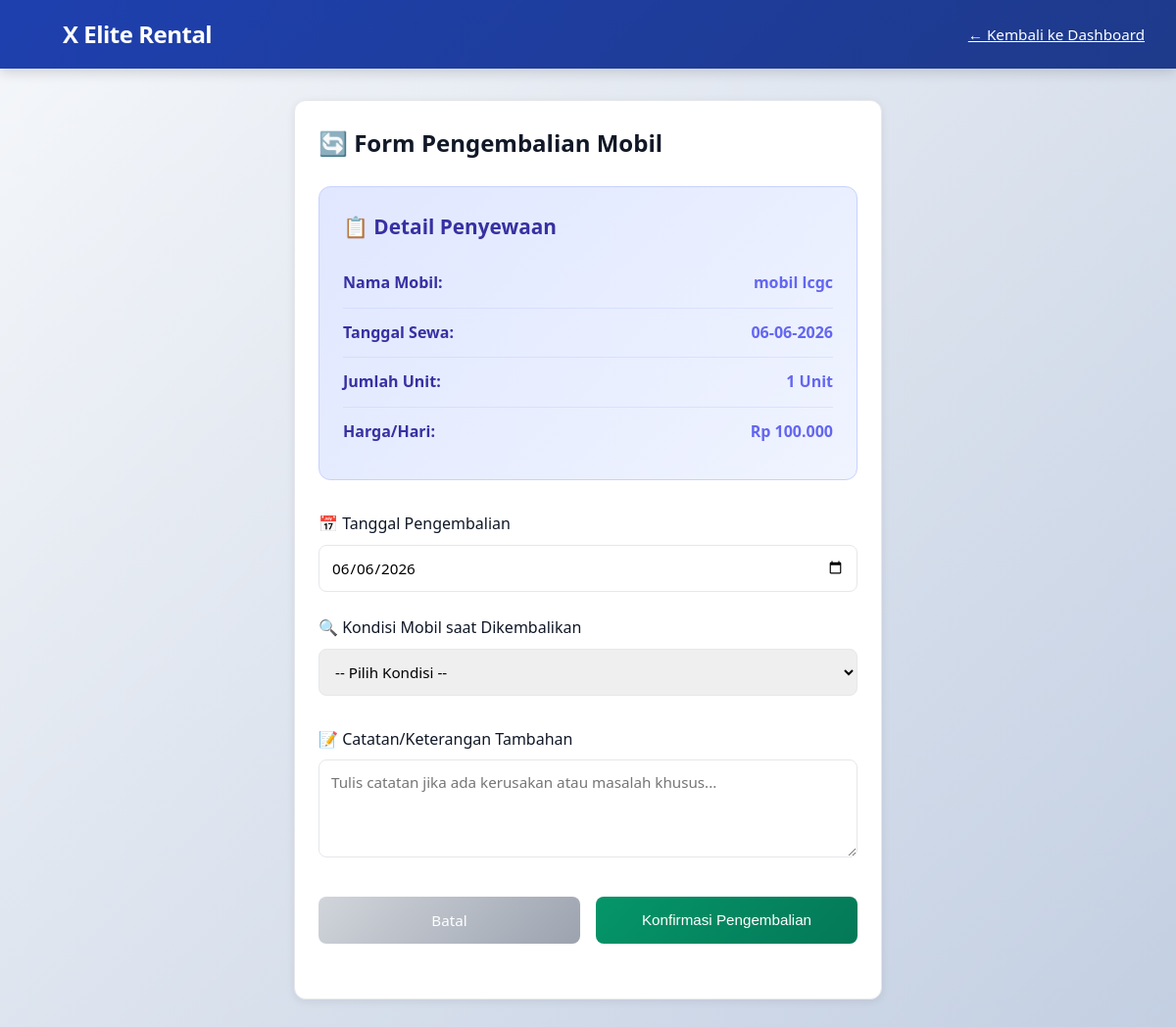
Page /penyewa/kembalikan_mobil.php?id=16 (signed in) on the committed database.
### tables this page shows
CREATE TABLE `penyewaan` (
  `id_sewa` int(11) NOT NULL AUTO_INCREMENT,
  `id_user` int(11) DEFAULT NULL,
  `id_mobil` int(11) DEFAULT NULL,
  `jumlah_sewa` int(11) DEFAULT NULL,
  `tanggal_sewa` date DEFAULT NULL,
  `tanggal_kembali_ekspektasi` date DEFAULT NULL,
  `status_sewa` enum('dipinjam','kembali','pending','approved','rejected') NOT NULL DEFAULT 'dipinjam',
  `tanggal_kembali` date DEFAULT NULL,
  `status_pengembalian` enum('pending','approved','rejected') DEFAULT NULL,
  `kondisi_akhir` varchar(100) DEFAULT NULL,
  `catatan` text DEFAULT NULL,
  `denda` decimal(10,2) DEFAULT 0.00,
  PRIMARY KEY (`id_sewa`)
);

CREATE TABLE `mobil` (
  `id_mobil` int(11) NOT NULL AUTO_INCREMENT,
  `nama_mobil` varchar(100) DEFAULT NULL,
  `jumlah` int(11) DEFAULT NULL,
  `kondisi` varchar(50) DEFAULT NULL,
  `harga_sewa` int(11) DEFAULT NULL,
  `kategori` varchar(50) DEFAULT 'LCGC',
  `gambar` varchar(255) DEFAULT NULL,
  PRIMARY KEY (`id_mobil`)
);

### penyewa/kembalikan_mobil.php (the view, shortened to what this page needs)
<?php
include '../koneksi.php';
$id_sewa = $_GET['id'];
$id_user = $_SESSION['id_user'];
$query = mysqli_query($koneksi, "
    SELECT penyewaan.*, mobil.nama_mobil, mobil.harga_sewa
    FROM penyewaan
    JOIN mobil ON penyewaan.id_mobil = mobil.id_mobil
    WHERE penyewaan.id_sewa = '$id_sewa' AND penyewaan.id_user = '$id_user' AND (penyewaan.tanggal_kembali IS NULL OR penyewaan.tanggal_kembali = '')
");
$data_sewa = mysqli_fetch_assoc($query);
?>
<!DOCTYPE html>
<html lang="id">
<head>
    <link rel="stylesheet" href="../assets/style.css">
</head>
<body>
    <nav class="navbar">
        <a href="#" class="brand">X Elite Rental</a>
        <div class="nav-info">
            <a href="dashboard.php" style="text-decoration: underline;">← Kembali ke Dashboard</a>
        </div>
    </nav>
    <div class="form-container">
        <div class="card">
            <h2 class="mb-3">🔄 Form Pengembalian Mobil</h2>
            <div class="rental-info">
                <h3>📋 Detail Penyewaan</h3>
                <div class="rental-row">
                    <span class="rental-label">Nama Mobil:</span>
                    <span class="rental-value"><?php echo htmlspecialchars($data_sewa['nama_mobil']); ?></span>
                </div>
                <div class="rental-row">
                    <span class="rental-label">Tanggal Sewa:</span>
                    <span class="rental-value"><?php echo date('d-m-Y', strtotime($data_sewa['tanggal_sewa'])); ?></span>
                </div>
                <div class="rental-row">
                    <span class="rental-label">Jumlah Unit:</span>
                    <span class="rental-value"><?php echo $data_sewa['jumlah_sewa']; ?> Unit</span>
                </div>
                <div class="rental-row">
                    <span class="rental-label">Harga/Hari:</span>
                    <span class="rental-value">Rp <?php echo number_format($data_sewa['harga_sewa'], 0, ',', '.'); ?></span>
                </div>
            </div>
            <form method="POST">
                <div class="form-group">
                    <label for="tanggal_kembali">📅 Tanggal Pengembalian</label>
                    <input type="date" id="tanggal_kembali" name="tanggal_kembali" value="<?php echo date('Y-m-d'); ?>" min="<?php echo $data_sewa['tanggal_sewa']; ?>" required>
                </div>
                <div class="form-group">
                    <label for="kondisi_akhir">🔍 Kondisi Mobil saat Dikembalikan</label>
                    <select id="kondisi_akhir" name="kondisi_akhir" required>
                        <option value="">-- Pilih Kondisi --</option>
                    </select>
                </div>
  <div class="form-container">
                <div class="form-group">
                    <label for="catatan">📝 Catatan/Keterangan Tambahan</label>
                    <textarea id="catatan" name="catatan" placeholder="Tulis catatan jika ada kerusakan atau masalah khusus..."></textarea>
                </div>
                <div class="form-actions">
                    <a href="dashboard.php" class="btn" style="background: linear-gradient(135deg, #d1d5db 0%, #9ca3af 100%); color: white; text-align: center;">Batal</a>
                    <button type="submit" name="kembalikan" class="btn btn-success">Konfirmasi Pengembalian</button>
                </div>
            </form>
        </div>
    </div>
</body>
</html>
</body>
</html>

### assets/style.css (style rules this page uses)
* { margin: 0; padding: 0; box-sizing: border-box; }
:root { --primary: #1e40af; --primary-dark: #1e3a8a; --primary-light: #3b82f6; --secondary: #0f766e; --success: #059669; --danger: #dc2626; --warning: #d97706; --gray-50: #f9fafb; --gray-100: #f3f4f6; --gray-200: #e5e7eb; --gray-300: #d1d5db; --gray-700: #374151; --gray-800: #1f2937; --gray-900: #111827; --text-primary: #111827; --text-secondary: #6b7280; --border-color: #e5e7eb; }
body { font-family: 'Segoe UI', Tahoma, Geneva, Verdana, sans-serif; background: linear-gradient(135deg, #f5f7fa 0%, #c3cfe2 100%); background-attachment: fixed; color: var(--text-primary); line-height: 1.6; min-height: 100vh; }
.navbar { background: linear-gradient(135deg, var(--primary) 0%, var(--primary-dark) 100%); padding: 1rem 2rem; box-shadow: 0 4px 12px rgba(0, 0, 0, 0.15); display: flex; justify-content: space-between; align-items: center; position: sticky; top: 0; z-index: 1000; }
.navbar .brand { font-size: 1.5rem; font-weight: 700; color: white; text-decoration: none; letter-spacing: -0.5px; }
.navbar .nav-info { color: white; font-size: 0.95rem; }
.navbar a { color: white; text-decoration: none; margin-left: 2rem; transition: opacity 0.3s; }
.card { background: white; border-radius: 0.75rem; box-shadow: 0 2px 8px rgba(0, 0, 0, 0.08); padding: 1.5rem; margin-bottom: 1.5rem; transition: all 0.3s ease; border: 1px solid var(--border-color); }
.btn { display: inline-block; padding: 0.75rem 1.5rem; border-radius: 0.5rem; text-decoration: none; font-weight: 500; transition: all 0.3s ease; border: none; cursor: pointer; font-size: 0.95rem; }
.btn-success { background: linear-gradient(135deg, var(--success) 0%, #047857 100%); color: white; }
.form-group { margin-bottom: 1.5rem; }
label { display: block; margin-bottom: 0.5rem; font-weight: 500; color: var(--text-primary); }
input, textarea, select { width: 100%; padding: 0.75rem; border: 1px solid var(--border-color); border-radius: 0.5rem; font-size: 0.95rem; font-family: inherit; transition: all 0.3s; }
textarea { resize: vertical; min-height: 100px; }
.mb-3 { margin-bottom: 1.5rem; }

### penyewa/kembalikan_mobil.php (style rules this page uses)
.form-container { max-width: 600px; margin: 2rem auto; }
.rental-info { background: linear-gradient(135deg, #e0e7ff 0%, #f0f4ff 100%); border: 1px solid #c7d2fe; border-radius: 0.75rem; padding: 1.5rem; margin-bottom: 2rem; }
.rental-info h3 { font-size: 1.3rem; margin-bottom: 1rem; color: #3730a3; }
.rental-row { display: flex; justify-content: space-between; align-items: center; padding: 0.75rem 0; border-bottom: 1px solid rgba(199, 210, 254, 0.5); }
.rental-row:last-child { border-bottom: none; }
.rental-label { font-weight: 600; color: #3730a3; }
.rental-value { color: #6366f1; font-weight: 600; }
.form-actions { display: flex; gap: 1rem; margin-top: 2rem; }
.form-actions .btn { flex: 1; }

### rows in the picture
penyewaan: id_mobil.nama_mobil "mobil lcgc", tanggal_sewa "06-06-2026", jumlah_sewa "1", id_mobil.harga_sewa "100.000", tanggal_kembali "06/06/2026"
